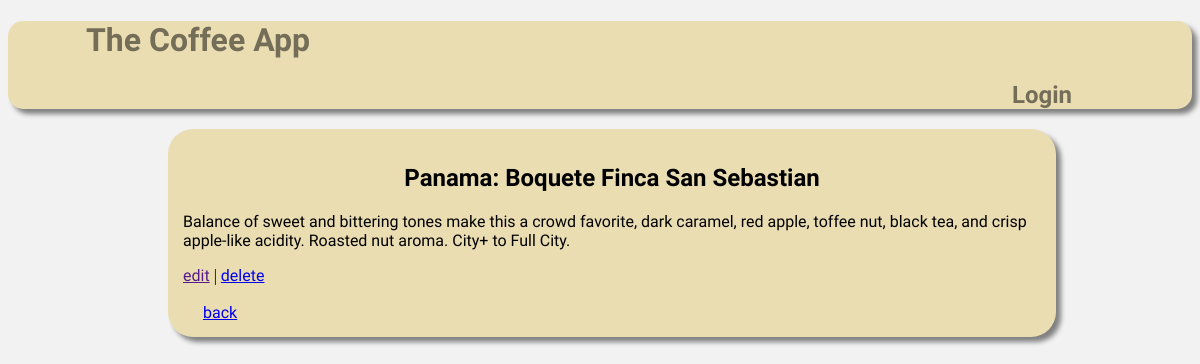
Screenshot of /show-coffee/8 with the database file from the repository.
### database_setup.py (models this page shows)
class Origin(Base):
    __tablename__ = 'origin'
    id = Column(Integer, primary_key=True)
    name = Column(String(250), nullable=False)

class Coffee(Base):
    __tablename__ = 'coffee'
    id = Column(Integer, primary_key=True)
    name = Column(String(250), nullable=False)
    description = Column(String(250))
    origin_id = Column(Integer, ForeignKey('origin.id'))
    origin = relationship(Origin)

### project.py (the view)
@app.route('/show-coffee/<int:coffee_id>', methods=['GET'])
def showCoffee(coffee_id):
    coffee = session.query(Coffee).filter_by(id=coffee_id).one()
    origin = session.query(Origin).filter_by(id=coffee.origin_id).one()
    return render_template('show-coffee.html', coffee=coffee, origin=origin)

### templates/show-coffee.html (shortened to what this page needs)
{% extends "main.html" %}
{% block content %}
<h2 class="sub-header">{{ origin.name }}: {{ coffee.name }}</h2>
<p class="coffee-description">{{coffee.description}}</p>
<a href="">edit</a> | <a href="{{url_for('deleteCoffeeToHome', coffee_id=coffee.id)}}">delete</a>
<br /><br />
<a href="{{ url_for('showHomePage') }}" class="back-button">back</a>
{% endblock %}

### static/style.css (style rules this page uses)
* { box-sizing: border-box; }
header, h1, h2 { font-family: 'Bungee Inline', cursive; }
a, .coffee-description { font-family: 'Comfortaa', cursive; }
.sub-header { text-align: center; }
.back-button { margin: 20px; position: relative; }
body { background-color: #f2f2f2; }

### rows the page displays
Origin: name "Panama"
Coffee: name "Boquete Finca San Sebastian", description "Balance of sweet and bittering tones make this a crowd favorite, dark caramel, red apple, toffee nut, black tea, and crisp apple-like acidity. Roasted nut aroma. City+ to Full City."
